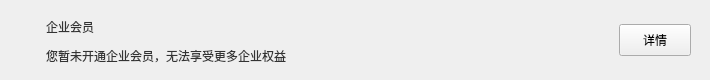
       <widget class="QWidget" name="EntVipWidget" native="true">
        <property name="geometry">
         <rect>
          <x>20</x>
          <y>240</y>
          <width>710</width>
          <height>80</height>
         </rect>
        </property>
        <property name="sizePolicy">
         <sizepolicy hsizetype="Fixed" vsizetype="Fixed">
          <horstretch>0</horstretch>
          <verstretch>0</verstretch>
         </sizepolicy>
        </property>
        <property name="minimumSize">
         <size>
          <width>710</width>
          <height>80</height>
         </size>
        </property>
        <property name="maximumSize">
         <size>
          <width>710</width>
          <height>80</height>
         </size>
        </property>
        <property name="styleSheet">
         <string notr="true">QWidget#EntVipWidget{background-color: rgb(252, 252, 252);border:1px solid rgba(235,235,235,1);
border-radius:10px;}</string>
        </property>
        <widget class="QPushButton" name="EntVipButton">
         <property name="geometry">
          <rect>
           <x>619</x>
           <y>24</y>
           <width>72</width>
           <height>32</height>
          </rect>
         </property>
         <property name="sizePolicy">
          <sizepolicy hsizetype="Fixed" vsizetype="Fixed">
           <horstretch>0</horstretch>
           <verstretch>0</verstretch>
          </sizepolicy>
         </property>
         <property name="minimumSize">
          <size>
           <width>72</width>
           <height>32</height>
          </size>
         </property>
         <property name="maximumSize">
          <size>
           <width>72</width>
           <height>32</height>
          </size>
         </property>
         <property name="styleSheet">
          <string notr="true">QPushButton{ background-color: qlineargradient(spread:pad, x1:0, y1:0, x2:1, y2:0, stop:0 rgba(2, 164, 253, 1), stop:1 rgba(31, 139, 237, 1));
			border-radius:4px;font: 14px &quot;微软雅黑&quot;;color:rgba(255, 255, 255, 1);}
			QPushButton:hover,pressed{ background-color: qlineargradient(spread:pad, x1:0, y1:0, x2:0, y2:1, stop:0 rgba(40, 178, 253, 1),stop:1 rgba(64, 156, 240, 1));
		  border-radius:4px;font: 14px &quot;微软雅黑&quot;;color:rgba(255, 255, 255, 1);}
QPushButton:disabled{ background-color:rgba(200,200,200,1);border-radius:4px;};</string>
         </property>
         <property name="text">
          <string>详情</string>
         </property>
        </widget>
        <widget class="QLabel" name="labelExpired_2">
         <property name="geometry">
          <rect>
           <x>20</x>
           <y>19</y>
           <width>16</width>
           <height>16</height>
          </rect>
         </property>
         <property name="sizePolicy">
          <sizepolicy hsizetype="Fixed" vsizetype="Fixed">
           <horstretch>0</horstretch>
           <verstretch>0</verstretch>
          </sizepolicy>
         </property>
         <property name="minimumSize">
          <size>
           <width>16</width>
           <height>16</height>
          </size>
         </property>
         <property name="maximumSize">
          <size>
           <width>16</width>
           <height>16</height>
          </size>
         </property>
         <property name="styleSheet">
          <string notr="true">border-image: url(:/EntCenterWidget/image/expired.png);</string>
         </property>
         <property name="text">
          <string/>
         </property>
        </widget>
        <widget class="QLabel" name="label_6">
         <property name="geometry">
          <rect>
           <x>46</x>
           <y>19</y>
           <width>56</width>
           <height>15</height>
          </rect>
         </property>
         <property name="sizePolicy">
          <sizepolicy hsizetype="Fixed" vsizetype="Fixed">
           <horstretch>0</horstretch>
           <verstretch>0</verstretch>
          </sizepolicy>
         </property>
         <property name="minimumSize">
          <size>
           <width>56</width>
           <height>15</height>
          </size>
         </property>
         <property name="maximumSize">
          <size>
           <width>56</width>
           <height>15</height>
          </size>
         </property>
         <property name="styleSheet">
          <string notr="true">font: 14px &quot;微软雅黑&quot;;
color:#333333;</string>
         </property>
         <property name="text">
          <string>企业会员</string>
         </property>
        </widget>
        <widget class="QLabel" name="label_7">
         <property name="geometry">
          <rect>
           <x>46</x>
           <y>48</y>
           <width>476</width>
           <height>15</height>
          </rect>
         </property>
         <property name="sizePolicy">
          <sizepolicy hsizetype="Fixed" vsizetype="Fixed">
           <horstretch>0</horstretch>
           <verstretch>0</verstretch>
          </sizepolicy>
         </property>
         <property name="minimumSize">
          <size>
           <width>476</width>
           <height>15</height>
          </size>
         </property>
         <property name="maximumSize">
          <size>
           <width>476</width>
           <height>15</height>
          </size>
         </property>
         <property name="styleSheet">
          <string notr="true">font: 14px &quot;微软雅黑&quot;;
color:#333333;</string>
         </property>
         <property name="text">
          <string>您暂未开通企业会员，无法享受更多企业权益</string>
         </property>
        </widget>
       </widget>
